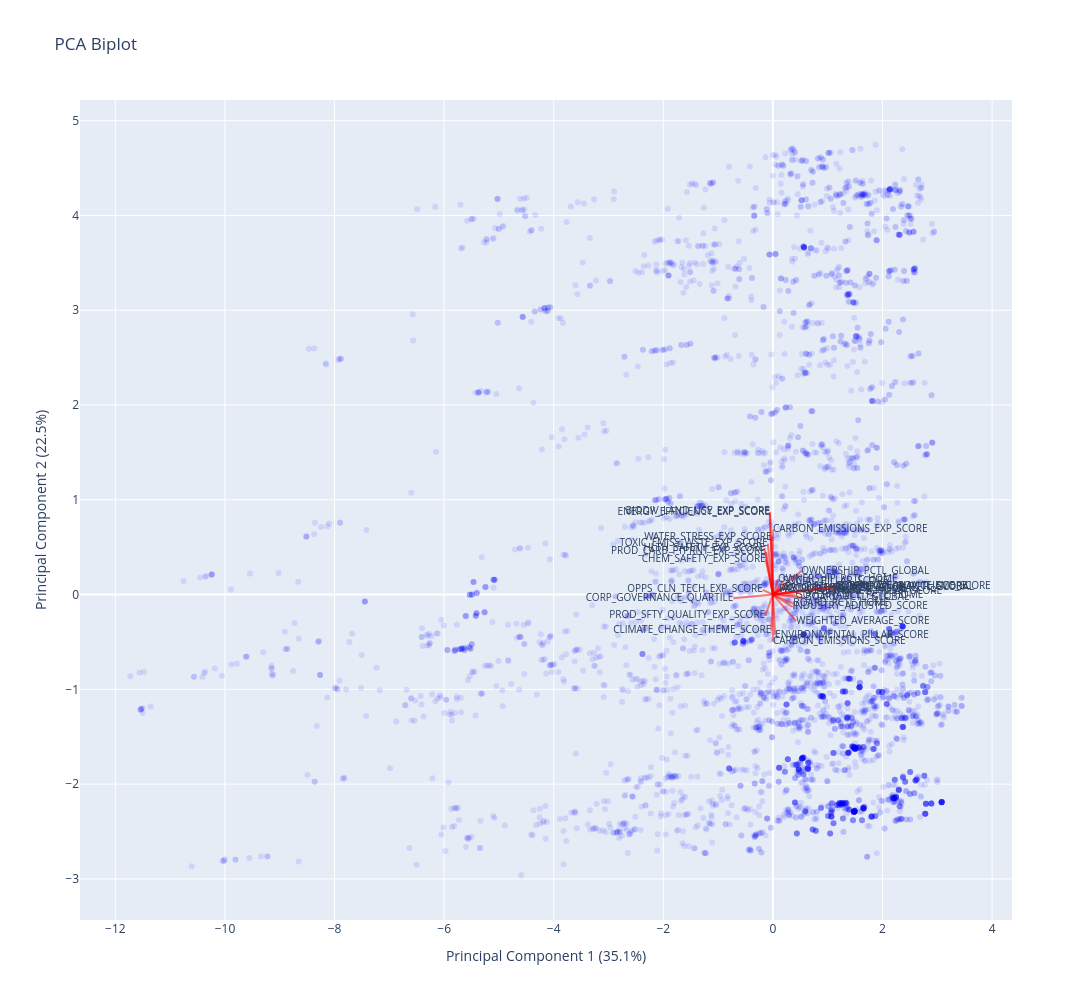

The cell this chart's notebook holds for it:
### Markdown cell above
Explanation:
1. Standardization: Before applying PCA, the data is standardized using StandardScaler to ensure each feature contributes equally to the analysis.
2. PCA: PCA is performed using PCA from sklearn.decomposition, reducing the dataset to two principal components for easy visualization.
3. Biplot:
    - The biplot displays the PCA result with data points (scatter plot) and the directions of the original features (arrows).
    - The arrows represent the direction and magnitude of the features in the reduced PCA space, indicating how each feature contributes to the principal components.
4. Plot: The scatter plot (sns.scatterplot) shows the scores of the samples in the new PCA space, while the arrows indicate the loadings (contributions of the original features).

### Code cell
# Step 6: Create the scatter plot for the PCA results
scatter = go.Scatter(
    x=pca_df['PC1'], 
    y=pca_df['PC2'],
    mode='markers',
    marker=dict(color='rgba(0,0,255,0.1)'),  # High transparency
    text=pca_data.index,  # Optional: add the index as hover text
    hoverinfo='text'
)

# Step 7: Create the biplot vectors with text at the tips
vectors = []
for i, varname in enumerate(pca_data.columns):
    vectors.append(go.Scatter(
        x=[0, loadings[i, 0]],
        y=[0, loadings[i, 1]],
        mode='lines',
        line=dict(color='rgba(255, 0, 0, 0.5)', width=2),
        showlegend=True,
        hoverinfo='text',
        text=[varname],  # Hover text displays the variable name along the vector
    ))
    
    # Add labels at the tip of the vectors
    vectors.append(go.Scatter(
        x=[loadings[i, 0]],
        y=[loadings[i, 1]],
        mode='text',
        text=[varname],
        textposition='middle right' if loadings[i, 0] > 0 else 'middle left',
        textfont=dict(size=10),  # Reduced font size for labels
        showlegend=False
    ))

# Step 8: Combine the plots and set axis limits
layout = go.Layout(
    title='PCA Biplot',
    xaxis=dict(title=f'Principal Component 1 ({pca.explained_variance_ratio_[0]*100:.1f}%)'),
    yaxis=dict(title=f'Principal Component 2 ({pca.explained_variance_ratio_[1]*100:.1f}%)'),
    showlegend=False,
    width=1200,
    height=1000,
)

# Combine scatter and vectors
fig = go.Figure(data=[scatter] + vectors, layout=layout)

# Show the plot
fig.show()

### Figure 1 — Plotly figure (JSON) as saved in the notebook; plotly's stock layout.template omitted (floating-point values rounded to 4 significant figures; data arrays with more than 128 entries replaced by an {"elided": "..."} marker saying what was removed)
{"data": [{"hoverinfo": "text", "marker": {"color": "rgba(0,0,255,0.1)"}, "mode": "markers", "text": {"elided": "4521 float values"}, "type": "scatter", "x": {"elided": "4521 float values"}, "y": {"elided": "4521 float values"}}, {"hoverinfo": "text", "line": {"color": "rgba(255, 0, 0, 0.5)", "width": 2}, "mode": "lines", "showlegend": true, "text": ["INDUSTRY_ADJUSTED_SCORE"], "type": "scatter", "x": [0, 0.3581], "y": [0, -0.1306]}, {"mode": "text", "showlegend": false, "text": ["INDUSTRY_ADJUSTED_SCORE"], "textfont": {"size": 10}, "textposition": "middle right", "type": "scatter", "x": [0.3581], "y": [-0.1306]}, {"hoverinfo": "text", "line": {"color": "rgba(255, 0, 0, 0.5)", "width": 2}, "mode": "lines", "showlegend": true, "text": ["WEIGHTED_AVERAGE_SCORE"], "type": "scatter", "x": [0, 0.4246], "y": [0, -0.2797]}, {"mode": "text", "showlegend": false, "text": ["WEIGHTED_AVERAGE_SCORE"], "textfont": {"size": 10}, "textposition": "middle right", "type": "scatter", "x": [0.4246], "y": [-0.2797]}, {"hoverinfo": "text", "line": {"color": "rgba(255, 0, 0, 0.5)", "width": 2}, "mode": "lines", "showlegend": true, "text": ["ENVIRONMENTAL_PILLAR_SCORE"], "type": "scatter", "x": [0, 0.04202], "y": [0, -0.4278]}, {"mode": "text", "showlegend": false, "text": ["ENVIRONMENTAL_PILLAR_SCORE"], "textfont": {"size": 10}, "textposition": "middle right", "type": "scatter", "x": [0.04202], "y": [-0.4278]}, {"hoverinfo": "text", "line": {"color": "rgba(255, 0, 0, 0.5)", "width": 2}, "mode": "lines", "showlegend": true, "text": ["SOCIAL_PILLAR_SCORE"], "type": "scatter", "x": [0, 0.1792], "y": [0, 0.1362]}, {"mode": "text", "showlegend": false, "text": ["SOCIAL_PILLAR_SCORE"], "textfont": {"size": 10}, "textposition": "middle right", "type": "scatter", "x": [0.1792], "y": [0.1362]}, {"hoverinfo": "text", "line": {"color": "rgba(255, 0, 0, 0.5)", "width": 2}, "mode": "lines", "showlegend": true, "text": ["CLIMATE_CHANGE_THEME_SCORE"], "type": "scatter", "x": [0, -0.03018], "y": [0, -0.3806]}, {"mode": "text", "showlegend": false, "text": ["CLIMATE_CHANGE_THEME_SCORE"], "textfont": {"size": 10}, "textposition": "middle left", "type": "scatter", "x": [-0.03018], "y": [-0.3806]}, {"hoverinfo": "text", "line": {"color": "rgba(255, 0, 0, 0.5)", "width": 2}, "mode": "lines", "showlegend": true, "text": ["CARBON_EMISSIONS_SCORE"], "type": "scatter", "x": [0, 0.001721], "y": [0, -0.498]}, {"mode": "text", "showlegend": false, "text": ["CARBON_EMISSIONS_SCORE"], "textfont": {"size": 10}, "textposition": "middle right", "type": "scatter", "x": [0.001721], "y": [-0.498]}, {"hoverinfo": "text", "line": {"color": "rgba(255, 0, 0, 0.5)", "width": 2}, "mode": "lines", "showlegend": true, "text": ["CARBON_EMISSIONS_EXP_SCORE"], "type": "scatter", "x": [0, 0.001774], "y": [0, 0.6903]}, {"mode": "text", "showlegend": false, "text": ["CARBON_EMISSIONS_EXP_SCORE"], "textfont": {"size": 10}, "textposition": "middle right", "type": "scatter", "x": [0.001774], "y": [0.6903]}, {"hoverinfo": "text", "line": {"color": "rgba(255, 0, 0, 0.5)", "width": 2}, "mode": "lines", "showlegend": true, "text": ["ENERGY_EFFICIENCY_EXP_SCORE"], "type": "scatter", "x": [0, -0.05331], "y": [0, 0.864]}, {"mode": "text", "showlegend": false, "text": ["ENERGY_EFFICIENCY_EXP_SCORE"], "textfont": {"size": 10}, "textposition": "middle left", "type": "scatter", "x": [-0.05331], "y": [0.864]}, {"hoverinfo": "text", "line": {"color": "rgba(255, 0, 0, 0.5)", "width": 2}, "mode": "lines", "showlegend": true, "text": ["PROD_CARB_FTPRNT_EXP_SCORE"], "type": "scatter", "x": [0, -0.1267], "y": [0, 0.4507]}, {"mode": "text", "showlegend": false, "text": ["PROD_CARB_FTPRNT_EXP_SCORE"], "textfont": {"size": 10}, "textposition": "middle left", "type": "scatter", "x": [-0.1267], "y": [0.4507]}, {"hoverinfo": "text", "line": {"color": "rgba(255, 0, 0, 0.5)", "width": 2}, "mode": "lines", "showlegend": true, "text": ["WATER_STRESS_EXP_SCORE"], "type": "scatter", "x": [0, -0.02414], "y": [0, 0.6064]}, {"mode": "text", "showlegend": false, "text": ["WATER_STRESS_EXP_SCORE"], "textfont": {"size": 10}, "textposition": "middle left", "type": "scatter", "x": [-0.02414], "y": [0.6064]}, {"hoverinfo": "text", "line": {"color": "rgba(255, 0, 0, 0.5)", "width": 2}, "mode": "lines", "showlegend": true, "text": ["BIODIV_LAND_USE_EXP_SCORE"], "type": "scatter", "x": [0, -0.05797], "y": [0, 0.8724]}, {"mode": "text", "showlegend": false, "text": ["BIODIV_LAND_USE_EXP_SCORE"], "textfont": {"size": 10}, "textposition": "middle left", "type": "scatter", "x": [-0.05797], "y": [0.8724]}, {"hoverinfo": "text", "line": {"color": "rgba(255, 0, 0, 0.5)", "width": 2}, "mode": "lines", "showlegend": true, "text": ["TOXIC_EMISS_WSTE_EXP_SCORE"], "type": "scatter", "x": [0, -0.09274], "y": [0, 0.5372]}, {"mode": "text", "showlegend": false, "text": ["TOXIC_EMISS_WSTE_EXP_SCORE"], "textfont": {"size": 10}, "textposition": "middle left", "type": "scatter", "x": [-0.09274], "y": [0.5372]}, {"hoverinfo": "text", "line": {"color": "rgba(255, 0, 0, 0.5)", "width": 2}, "mode": "lines", "showlegend": true, "text": ["OPPS_CLN_TECH_EXP_SCORE"], "type": "scatter", "x": [0, -0.1834], "y": [0, 0.0503]}, {"mode": "text", "showlegend": false, "text": ["OPPS_CLN_TECH_EXP_SCORE"], "textfont": {"size": 10}, "textposition": "middle left", "type": "scatter", "x": [-0.1834], "y": [0.0503]}, {"hoverinfo": "text", "line": {"color": "rgba(255, 0, 0, 0.5)", "width": 2}, "mode": "lines", "showlegend": true, "text": ["HLTH_SAFETY_EXP_SCORE"], "type": "scatter", "x": [0, -0.1551], "y": [0, 0.4904]}, {"mode": "text", "showlegend": false, "text": ["HLTH_SAFETY_EXP_SCORE"], "textfont": {"size": 10}, "textposition": "middle left", "type": "scatter", "x": [-0.1551], "y": [0.4904]}, {"hoverinfo": "text", "line": {"color": "rgba(255, 0, 0, 0.5)", "width": 2}, "mode": "lines", "showlegend": true, "text": ["PROD_SFTY_QUALITY_EXP_SCORE"], "type": "scatter", "x": [0, -0.1409], "y": [0, -0.2246]}, {"mode": "text", "showlegend": false, "text": ["PROD_SFTY_QUALITY_EXP_SCORE"], "textfont": {"size": 10}, "textposition": "middle left", "type": "scatter", "x": [-0.1409], "y": [-0.2246]}, {"hoverinfo": "text", "line": {"color": "rgba(255, 0, 0, 0.5)", "width": 2}, "mode": "lines", "showlegend": true, "text": ["CHEM_SAFETY_EXP_SCORE"], "type": "scatter", "x": [0, -0.1315], "y": [0, 0.3693]}, {"mode": "text", "showlegend": false, "text": ["CHEM_SAFETY_EXP_SCORE"], "textfont": {"size": 10}, "textposition": "middle left", "type": "scatter", "x": [-0.1315], "y": [0.3693]}, {"hoverinfo": "text", "line": {"color": "rgba(255, 0, 0, 0.5)", "width": 2}, "mode": "lines", "showlegend": true, "text": ["GOVERNANCE_PILLAR_SCORE"], "type": "scatter", "x": [0, 0.5723], "y": [0, 0.0364]}, {"mode": "text", "showlegend": false, "text": ["GOVERNANCE_PILLAR_SCORE"], "textfont": {"size": 10}, "textposition": "middle right", "type": "scatter", "x": [0.5723], "y": [0.0364]}, {"hoverinfo": "text", "line": {"color": "rgba(255, 0, 0, 0.5)", "width": 2}, "mode": "lines", "showlegend": true, "text": ["CORPORATE_GOV_THEME_SCORE"], "type": "scatter", "x": [0, 1.139], "y": [0, 0.08929]}, {"mode": "text", "showlegend": false, "text": ["CORPORATE_GOV_THEME_SCORE"], "textfont": {"size": 10}, "textposition": "middle right", "type": "scatter", "x": [1.139], "y": [0.08929]}, {"hoverinfo": "text", "line": {"color": "rgba(255, 0, 0, 0.5)", "width": 2}, "mode": "lines", "showlegend": true, "text": ["CORP_GOVERNANCE_SCORE"], "type": "scatter", "x": [0, 1.139], "y": [0, 0.08929]}, {"mode": "text", "showlegend": false, "text": ["CORP_GOVERNANCE_SCORE"], "textfont": {"size": 10}, "textposition": "middle right", "type": "scatter", "x": [1.139], "y": [0.08929]}, {"hoverinfo": "text", "line": {"color": "rgba(255, 0, 0, 0.5)", "width": 2}, "mode": "lines", "showlegend": true, "text": ["ACCOUNTING_PCTL_GLOBAL"], "type": "scatter", "x": [0, 0.1806], "y": [0, 0.06266]}, {"mode": "text", "showlegend": false, "text": ["ACCOUNTING_PCTL_GLOBAL"], "textfont": {"size": 10}, "textposition": "middle right", "type": "scatter", "x": [0.1806], "y": [0.06266]}, {"hoverinfo": "text", "line": {"color": "rgba(255, 0, 0, 0.5)", "width": 2}, "mode": "lines", "showlegend": true, "text": ["ACCOUNTING_PCTL_HOME"], "type": "scatter", "x": [0, 0.14], "y": [0, 0.05106]}, {"mode": "text", "showlegend": false, "text": ["ACCOUNTING_PCTL_HOME"], "textfont": {"size": 10}, "textposition": "middle right", "type": "scatter", "x": [0.14], "y": [0.05106]}, {"hoverinfo": "text", "line": {"color": "rgba(255, 0, 0, 0.5)", "width": 2}, "mode": "lines", "showlegend": true, "text": ["BOARD_PCTL_GLOBAL"], "type": "scatter", "x": [0, 0.5921], "y": [0, -0.03526]}, {"mode": "text", "showlegend": false, "text": ["BOARD_PCTL_GLOBAL"], "textfont": {"size": 10}, "textposition": "middle right", "type": "scatter", "x": [0.5921], "y": [-0.03526]}, {"hoverinfo": "text", "line": {"color": "rgba(255, 0, 0, 0.5)", "width": 2}, "mode": "lines", "showlegend": true, "text": ["BOARD_PCTL_HOME"], "type": "scatter", "x": [0, 0.3722], "y": [0, -0.09638]}, {"mode": "text", "showlegend": false, "text": ["BOARD_PCTL_HOME"], "textfont": {"size": 10}, "textposition": "middle right", "type": "scatter", "x": [0.3722], "y": [-0.09638]}, {"hoverinfo": "text", "line": {"color": "rgba(255, 0, 0, 0.5)", "width": 2}, "mode": "lines", "showlegend": true, "text": ["CORP_GOVERNANCE_QUARTILE"], "type": "scatter", "x": [0, -0.7225], "y": [0, -0.03955]}, {"mode": "text", "showlegend": false, "text": ["CORP_GOVERNANCE_QUARTILE"], "textfont": {"size": 10}, "textposition": "middle left", "type": "scatter", "x": [-0.7225], "y": [-0.03955]}, {"hoverinfo": "text", "line": {"color": "rgba(255, 0, 0, 0.5)", "width": 2}, "mode": "lines", "showlegend": true, "text": ["GOVERNANCE_PCTL_GLOBAL"], "type": "scatter", "x": [0, 1.191], "y": [0, 0.07497]}, {"mode": "text", "showlegend": false, "text": ["GOVERNANCE_PCTL_GLOBAL"], "textfont": {"size": 10}, "textposition": "middle right", "type": "scatter", "x": [1.191], "y": [0.07497]}, {"hoverinfo": "text", "line": {"color": "rgba(255, 0, 0, 0.5)", "width": 2}, "mode": "lines", "showlegend": true, "text": ["GOVERNANCE_PCTL_HOME"], "type": "scatter", "x": [0, 0.4143], "y": [0, -0.007175]}, {"mode": "text", "showlegend": false, "text": ["GOVERNANCE_PCTL_HOME"], "textfont": {"size": 10}, "textposition": "middle right", "type": "scatter", "x": [0.4143], "y": [-0.007175]}, {"hoverinfo": "text", "line": {"color": "rgba(255, 0, 0, 0.5)", "width": 2}, "mode": "lines", "showlegend": true, "text": ["OWNERSHIP_PCTL_GLOBAL"], "type": "scatter", "x": [0, 0.5191], "y": [0, 0.2483]}, {"mode": "text", "showlegend": false, "text": ["OWNERSHIP_PCTL_GLOBAL"], "textfont": {"size": 10}, "textposition": "middle right", "type": "scatter", "x": [0.5191], "y": [0.2483]}, {"hoverinfo": "text", "line": {"color": "rgba(255, 0, 0, 0.5)", "width": 2}, "mode": "lines", "showlegend": true, "text": ["OWNERSHIP_PCTL_HOME"], "type": "scatter", "x": [0, 0.09297], "y": [0, 0.1599]}, {"mode": "text", "showlegend": false, "text": ["OWNERSHIP_PCTL_HOME"], "textfont": {"size": 10}, "textposition": "middle right", "type": "scatter", "x": [0.09297], "y": [0.1599]}, {"hoverinfo": "text", "line": {"color": "rgba(255, 0, 0, 0.5)", "width": 2}, "mode": "lines", "showlegend": true, "text": ["PAY_PCTL_GLOBAL"], "type": "scatter", "x": [0, 0.2163], "y": [0, 0.07827]}, {"mode": "text", "showlegend": false, "text": ["PAY_PCTL_GLOBAL"], "textfont": {"size": 10}, "textposition": "middle right", "type": "scatter", "x": [0.2163], "y": [0.07827]}, {"hoverinfo": "text", "line": {"color": "rgba(255, 0, 0, 0.5)", "width": 2}, "mode": "lines", "showlegend": true, "text": ["PAY_PCTL_HOME"], "type": "scatter", "x": [0, 0.1172], "y": [0, 0.05119]}, {"mode": "text", "showlegend": false, "text": ["PAY_PCTL_HOME"], "textfont": {"size": 10}, "textposition": "middle right", "type": "scatter", "x": [0.1172], "y": [0.05119]}], "layout": {"height": 1000, "showlegend": false, "title": {"text": "PCA Biplot"}, "width": 1200, "xaxis": {"title": {"text": "Principal Component 1 (35.1%)"}}, "yaxis": {"title": {"text": "Principal Component 2 (22.5%)"}}}}
